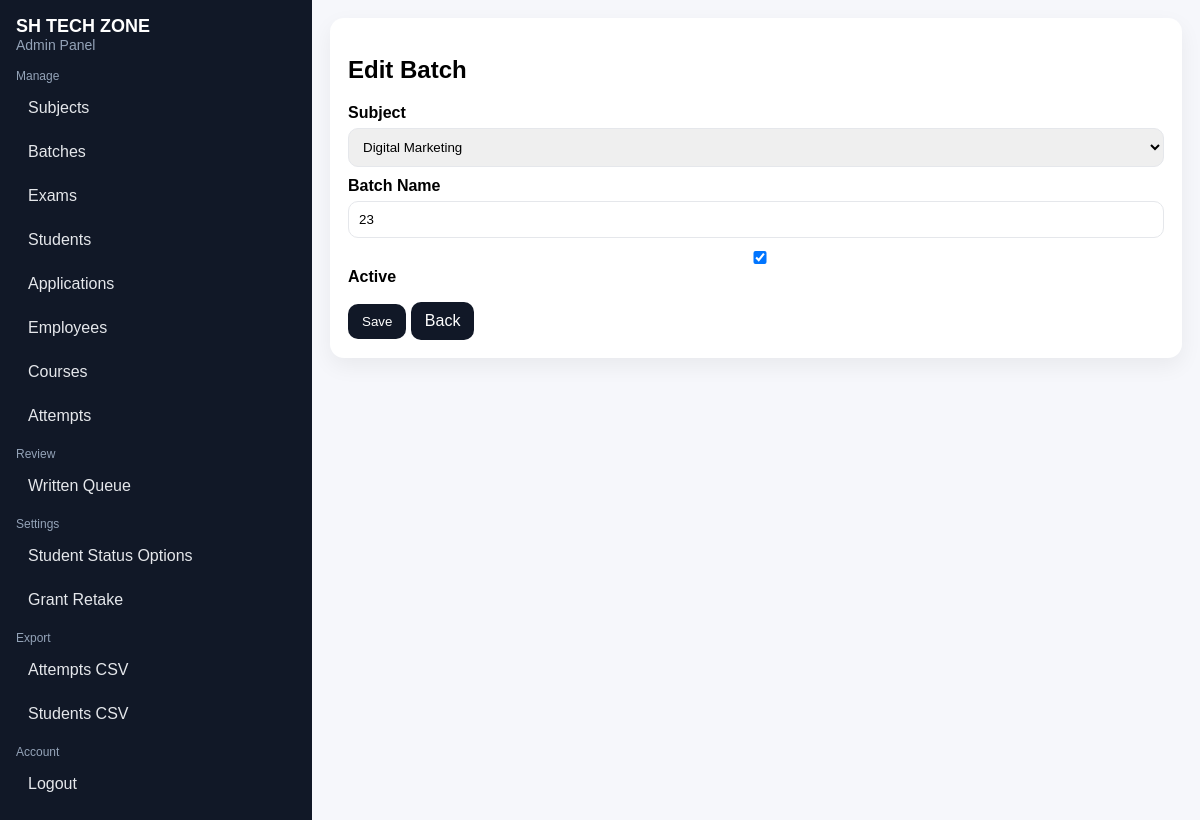
The page /admin/batches/2/edit (signed in) on the database its author committed.
### tables this page shows
CREATE TABLE batches (
        id INTEGER PRIMARY KEY AUTOINCREMENT,
        subject_id INTEGER,
        name TEXT NOT NULL,
        is_active INTEGER NOT NULL DEFAULT 1,
        created_at TEXT NOT NULL,
        UNIQUE(subject_id, name),
        FOREIGN KEY (subject_id) REFERENCES subjects(id)
    );

CREATE TABLE subjects (
        id INTEGER PRIMARY KEY AUTOINCREMENT,
        name TEXT UNIQUE NOT NULL,
        is_active INTEGER NOT NULL DEFAULT 1,
        image_path TEXT,
        description TEXT,
        created_at TEXT NOT NULL
    );

### app.py (the view, shortened to what this page needs)
@app.route("/admin/batches/<int:batch_id>/edit", methods=["GET", "POST"])
@staff_required
def admin_batch_edit(batch_id):
    conn = get_db()
    b = conn.execute("SELECT * FROM batches WHERE id=?", (batch_id,)).fetchone()
    subjects = conn.execute("SELECT * FROM subjects ORDER BY id DESC").fetchall()
    if not b:
        conn.close()
        abort(404)
    conn.close()
    return render_template("admin/batch_form.html", site_name=SITE_NAME, mode="edit", b=b, subjects=subjects)

### app.py (called while the page is built)
def get_db():
    conn = sqlite3.connect(DB_PATH)
    conn.row_factory = sqlite3.Row
    try:
        conn.execute("PRAGMA foreign_keys = ON")
    except Exception:
        pass
    return conn

def staff_required(fn):
    @wraps(fn)
    def wrapper(*args, **kwargs):
        if session.get("admin") or session.get("employee_id"):
            return fn(*args, **kwargs)
        return redirect(url_for("admin_login"))
    return wrapper

### templates/admin/batch_form.html
{% extends "admin/base.html" %}
{% block content %}
  <h2>{% if mode=='add' %}Add Batch{% else %}Edit Batch{% endif %}</h2>
  <form method="post">
    <label>Subject</label>
    <select name="subject_id" required>
      {% for s in subjects %}
        <option value="{{ s.id }}" {% if b and b.subject_id==s.id %}selected{% endif %}>{{ s.name }}</option>
      {% endfor %}
    </select>
    <label>Batch Name</label>
    <input name="name" required value="{{ b.name if b else '' }}" />
    <label>
      <input type="checkbox" name="is_active" {% if b and b.is_active %}checked{% elif not b %}checked{% endif %}/>
      Active
    </label>
    <button class="btn btn2" type="submit" style="margin-top:12px;">Save</button>
    <a class="btn" href="{{ url_for('admin_batches') }}">Back</a>
  </form>
{% endblock %}

### templates/admin/base.html (style rules this page uses)
body { font-family: Arial, sans-serif; margin: 0; background: #f6f7fb; }
a.btn, button.btn { display:inline-block; padding: 10px 14px; border-radius: 10px; border: 0; text-decoration:none; background:#111827; color:#fff; cursor:pointer; }
.btn2 { background:#2563eb; }
textarea, input, select { width:100%; padding:10px; border-radius:10px; border:1px solid #e5e7eb; box-sizing: border-box; }
label { font-weight: 700; display:block; margin: 10px 0 6px; }

### rows shown on the page
batches: subject_id "Digital Marketing", name "23", is_active "☑"

### other values the page prints
{{ site_name }} "SH TECH ZONE"
